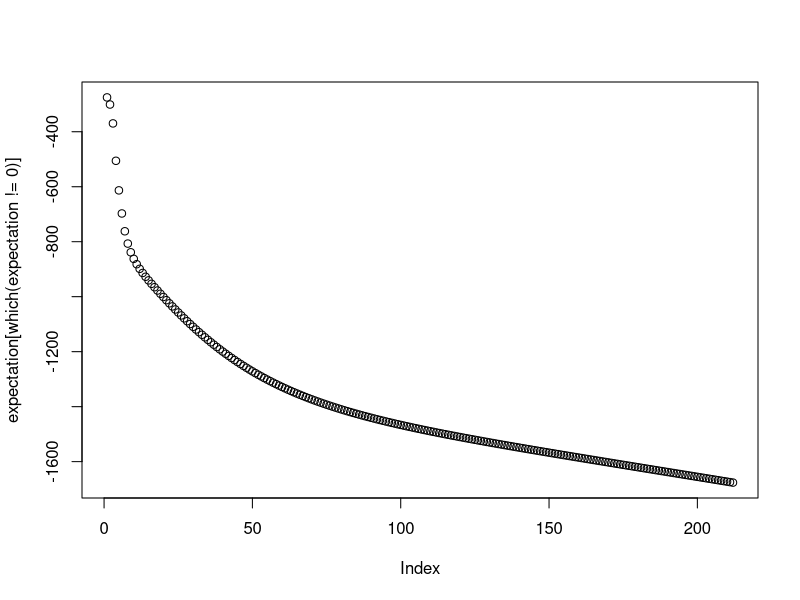
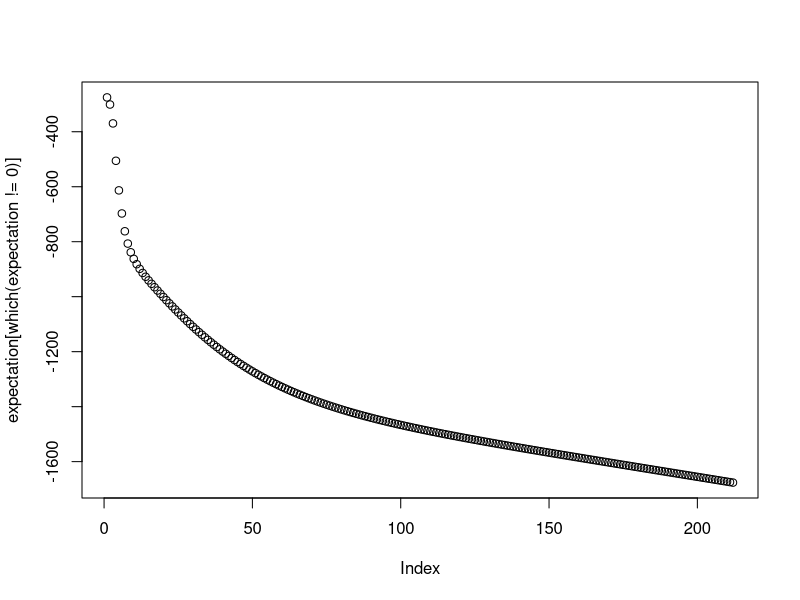
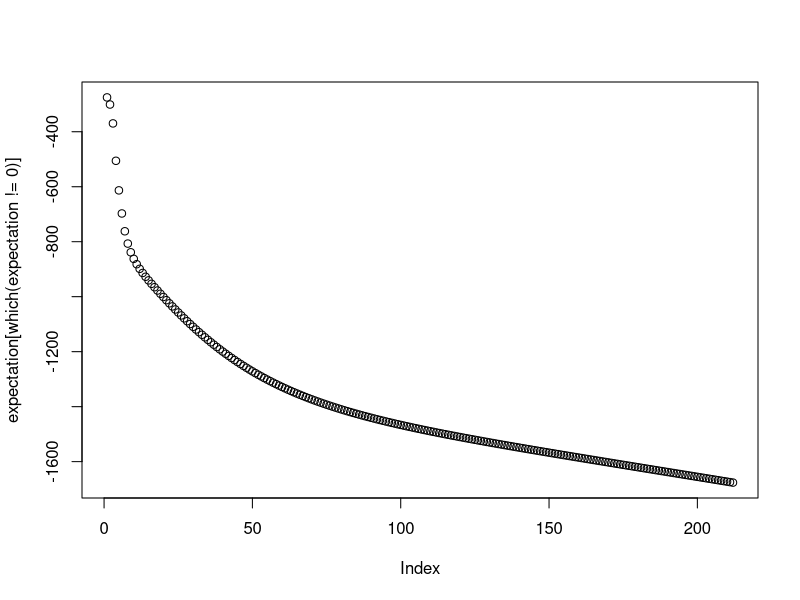
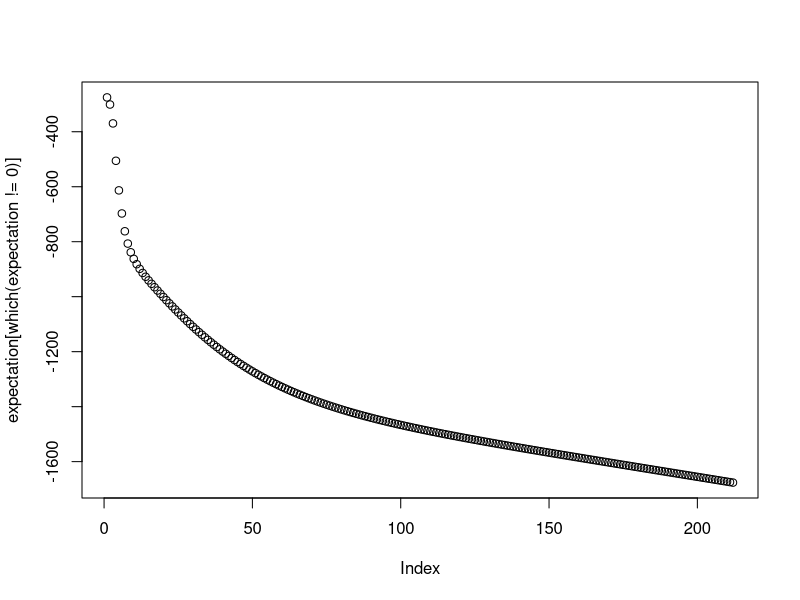
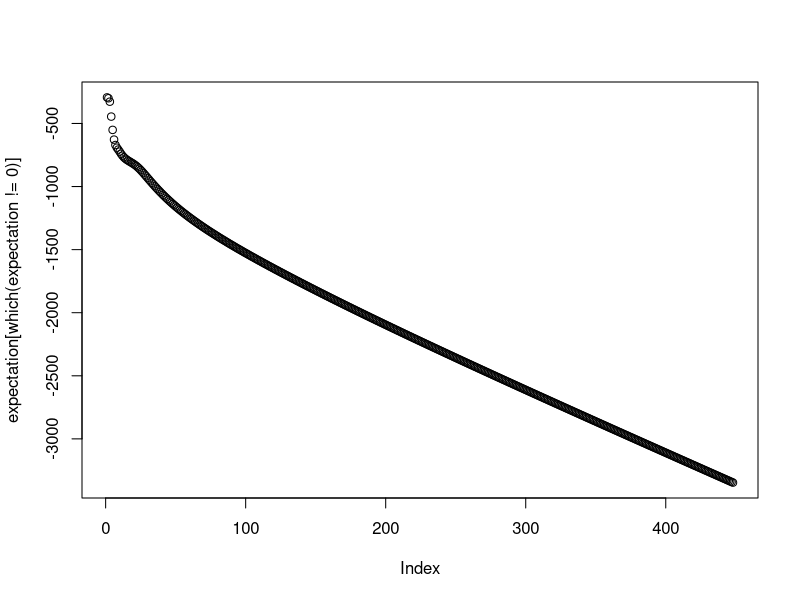
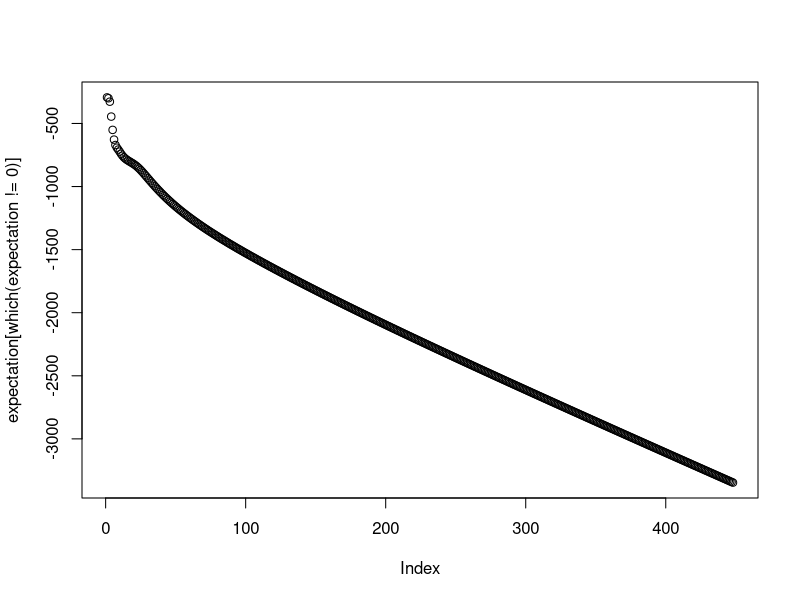
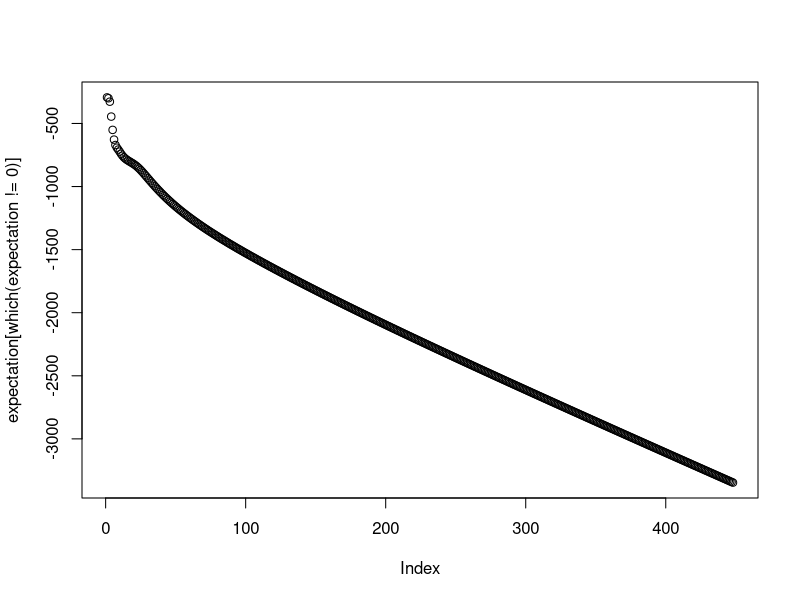
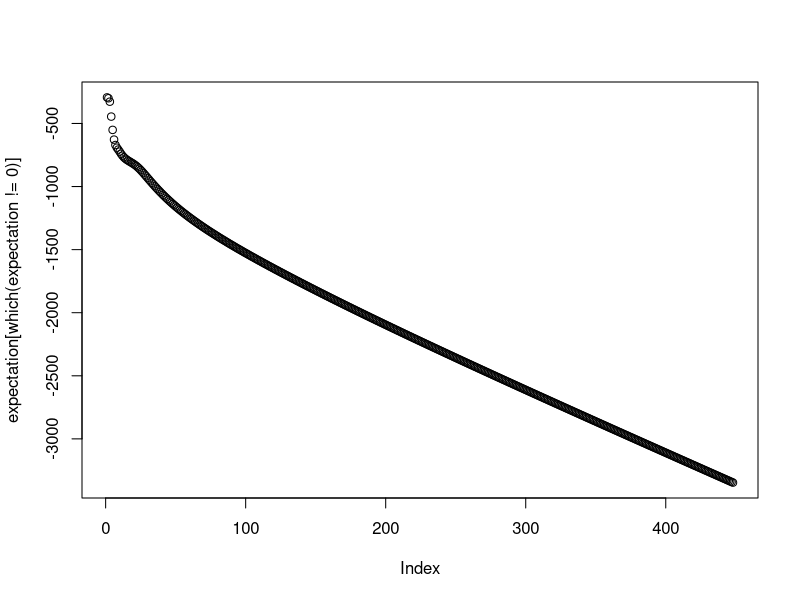

R code for these plots, in order: (Note: a time limit stopped this script after it produced the figures.)
########## Functions to be used in the simulation ################

A <- function(lambda, psi) {
  # Input: lambda: loading matrix of size p*k we have now
  #        psi: the variance matrix of size p*p of common factor we have now
  # Output: matrix A of size k*p (See definition in section 3.1)
  inv_mat <- solve(lambda %*% t(lambda) + psi)
  result <- t(lambda) %*% inv_mat
  return(result)
}

B <- function(lambda, psi) {
  # Input: lambda: loading matrix of size p*k we have now
  #        psi: the variance matrix of size p*p of common factor we have now
  # Output: B (See definition in section 3.1)
  k <- ncol(lambda)
  inv_mat <- solve(lambda %*% t(lambda) + psi)
  result <- diag(rep(1, k)) - t(lambda) %*% inv_mat %*% lambda
  return(result)
}

tr <- function(M){
  # Calculate the trace of matrix M
  return(sum(diag(M)))
}

E_step <- function(Y,lambda,psi){
  # Input: Y: the sample matrix of size n*p
  #        lambda: loading matrix of size p*k in current iteration
  #        psi: the common variance matrix of size p*p in current iteration
  # Output: The expectation in currect iteration (See equation (3.1) in section 3.1)
  n <- nrow(Y)
  mat_A <- A(lambda, psi)
  mat_B <- B(lambda, psi)
  result <- - n/2 * log(det(psi)) - 1/2 * tr(Y %*% solve(psi) %*% t(Y)) 
                            + tr(lambda %*% mat_A %*% t(Y) %*% Y %*% solve(psi)) 
                            - 1/2 * tr(lambda %*% ( n * mat_B + mat_A %*% t(Y) 
                                                       %*% Y %*% t(mat_A)) %*% t(lambda) %*% solve(psi))
  return(result)
}

psi_update <- function(lambda,psi,Y,j){
  # Input: lambda: loading matrix of size p*k we have now
  #        psi: the variance matrix of size p*p of common factor we have now
  #        Y: the response matrix of size n*p
  #        j: the element in (j,j) entry of matrix psi to update
  # Output: Updated psi[j,j]
  
  n <- nrow(Y)
  mat_A <- A(lambda,psi)
  mat_B <- B(lambda, psi)
  lambda_j <- lambda[j, ,drop = FALSE]
  Y.j <-Y[ ,j,drop = FALSE] # The j-th column of Y
  
  # Start calculating
  first_term <- (1/n) * t(Y.j) %*% Y.j
  second_term <- (-2/n) * lambda_j %*% mat_A %*% t(Y) %*% Y.j
  third_term <- (1/n) * lambda_j %*% (n * mat_B + mat_A %*% t(Y) %*% Y %*% t(mat_A)) %*% t(lambda_j)
  return(first_term + second_term + third_term)
}

psi_valid <- function(lambda,psi,Y){
  # Input: lambda: loading matrix of size p*k we have now
  #        psi: the variance matrix of size p*p of common factor we have now
  #        Y: the response matrix of size n*p
  # Output: True if psi is good to update (i.e in the concave region), False otherwise
  
  n <- nrow(Y)
  p <- ncol(Y)
  mat_A <- A(lambda,psi)
  mat_B <- B(lambda, psi)
  constraint <- numeric(length=p)
  for (j in 1:p){
    lambda_j <- lambda[j,,drop=FALSE]
    
    # Start calculating
    first_term <- (2/n) * sum(Y[,j]*Y[,j])
    second_term <- -(4/n) * lambda_j %*% as.matrix(rowSums(tcrossprod(mat_A,Y) 
                                                           %*% Y[,j, drop=FALSE]),ncol=1)
    third_term <- (2/n) * lambda_j %*% (n * mat_B + tcrossprod(mat_A,Y) 
                                        %*% tcrossprod(Y , mat_A)) %*% t(lambda_j)
    constraint[j]<- first_term + second_term + third_term
  }
  return(diag(psi)<=constraint)
}



lambda_update <- function(Y, lambda, psi, q){
  # Input: lambda: loading matrix of size p*k we have now
  #        psi: the variance matrix of size p*p of common factor we have now
  #        Y: the response matrix of size n*p
  #        q: the objective row of lambda to update
  # Output: Updated lambda[q, ]
  n <- nrow(Y)
  mat_A <- A(lambda,psi)
  mat_B <- B(lambda,psi)
  Y.q <- Y[ , q, drop = FALSE]
  result <- t(solve(n * mat_B + mat_A %*% t(Y) %*% Y %*% t(mat_A)) %*% mat_A %*% t(Y) %*% Y.q)
  return(result)
}

Standard_EM_update <- function(Y, m, initial_lambda, initial_psi){
  #### Input:
  ###    Y: nxp sample matrix
  ###    m: the order of the factor model
  ###    initial_loading: the initialization of the loading matrix used for the algorithm
  ###    initial_psi: the initialization of the psi-matrix used for the algorithm
  #### Output:
  ###    expectation: the expectation during updating
  ###    loading_result: the loading matrix after updating
  ###    psi_result: the psi-matrix after updating
  
  p <- ncol(Y)
  
  epsilon <- 0.001 # error tolerance
  n_max_iter <- 1000 # maximum iteration number
  
  
  step <- 0 # record the number of iterations
  loading_diff <- 1000 # Set a big difference in case smaller than tolerance at very beginning
  
  # Variables to store result
  expectation <- numeric(length = n_max_iter) # to store the expectation during updating
  
  ## Initialization
  lambda <- initial_lambda
  psi <- initial_psi
  
  while(loading_diff >= epsilon){
    step <- step + 1
    expectation[step] <- E_step(Y,lambda,psi)
    
    ## Update psi elementwisely
    psi_update_position <- which(psi_valid(lambda,psi,Y))
    for (j in psi_update_position){
      psi[j,j] <- psi_update(lambda,psi,Y,j)
    }
    #print(diag(psi))
    
    
    ## Update loading matrix using current psi rowwisely
    lambda_new <- matrix(0, nrow = p, ncol = m)
    for (j in 1:p){
      lambda_new[j,] <- lambda_update(Y, lambda, psi,j)
    }
    lambda_new[upper.tri(lambda_new)] <- 0
    #print(lambda_new)
    loading_diff <- norm(lambda_new - lambda, type = 'F')
    
    ## Update parameters
    lambda <- lambda_new
    
    if (step > n_max_iter){
      cli::cli_alert_warning('Failed to converge!')
      break
    }
  }
  lambda[abs(lambda) < 0.05] = 0
  plot(expectation[which(expectation != 0)])
  iter_to_converge <- length(expectation[which(expectation != 0)])
  result <- list(expectation[which(expectation != 0)], lambda, psi, iter_to_converge)
  return(result)
}

generate_sample <- function(n, p, real_lambda, real_psi){
  Y <- MASS::mvrnorm(n = n, mu = rep(0,p), Sigma = real_lambda %*% t(real_lambda) + real_psi) 
  return(Y)
}

display_result <- function(est_lambda, est_psi, real_lambda, real_psi, n, upper_triangle = TRUE, iterations){
  p <- nrow(real_lambda)
  m <- ncol(real_lambda)
  if (p < m){
    print('Bad model')
    return(0)
  }
  # Compute the sparsity of the est_lambda
  if (upper_triangle){
    sparsity <- (sum(est_lambda == 0) - (1/2) * (m - 1)^2) / (p * m)
  }
  
  # Compute MSE
  MSE <- (norm(est_lambda - real_lambda, type = "F") + norm(est_psi - real_psi, type = "F"))/(p + sum(real_lambda != 0))
  
  # Compute TPR
  real_zero_positions <- real_lambda == 0
  est_zero_positions <- est_lambda == 0
  true_positives <- real_zero_positions & est_zero_positions
  total_zeros_in_real <- sum(real_zero_positions)
  correctly_predicted_zeros <- sum(true_positives)
  if (upper_triangle){
    # If we enforce the est_lambda to be upper triangle
    TPR <- (correctly_predicted_zeros - (1/2) * (m - 1)^2) / (total_zeros_in_real - - (1/2) * (m - 1)^2)
  }
  else{
    TPR <- correctly_predicted_zeros / total_zeros_in_real
  }
  
  # Compute FPR
  false_positives <- (!real_zero_positions) & est_zero_positions
  total_non_zeros_in_real <- sum(!real_zero_positions)  
  false_positive_count <- sum(false_positives)
  FPR <- false_positive_count / total_non_zeros_in_real
  
  # summarize the result
  result <- c(n, p, m, sparsity, MSE, TPR, FPR, iterations)
  return(result)
}
################################################################################
set.seed(123)
N <- c(50,100,200,400,1000)

# loading 1
#p <- 6
#m <- 2
#real_lambda <- matrix(c(0.95,0,0.9,0,0.85,0,0,0.8,0,0.75,0,0.7), nrow = p, ncol = m, byrow = TRUE)
#real_psi <- diag(diag(diag(rep(1,p)) - real_lambda %*% t(real_lambda)))

p <- 12
m <- 4
real_lambda <- matrix(c(
  0.8, 0, 0, 0,
  0.8, 0, 0, 0,
  0.8, 0, 0, 0,
  0, 0.7, 0.7, 0,
  0, 0.7, 0.7, 0,
  0, 0.7, 0.7, 0,
  0.6, 0.6, 0, 0,
  0.6, 0.6, 0, 0,
  0.6, 0.6, 0, 0,
  0, 0, 0.5, 0.5,
  0, 0, 0.5, 0.5,
  0, 0, 0.5, 0.5
), nrow = 12, ncol = 4, byrow = TRUE)
real_psi <- diag(c(0.4, 0.4, 0.4, 0.2, 0.2, 0.2, 0.3, 0.3, 0.3, 0.3, 0.2, 0.3))


initial_lambda <- matrix(rep(1,p*m),nrow = p, ncol = m)
initial_psi <- diag(rep(1,p))
samples <- generate_sample(max(N),p, real_lambda, real_psi)

# Create an empty data frame with the specified column names
result.dataframe <- data.frame(
  n = numeric(),
  p = numeric(),
  m = numeric(),
  sparsity = numeric(),
  MSE = numeric(),
  TPR = numeric(),
  FPR = numeric(),
  iter_to_coverge = numeric()
)

# Display the empty data frame
print(df)


for (n in N){
  simulation_times <- 50
  M <- matrix(0, nrow = simulation_times, ncol = 8) # a matrix to store the simulation result and to calculate the mean
  for (i in 1:50){
    rows_to_extract <- sample(1:nrow(samples), n)
    Y <- samples[rows_to_extract, ,drop = FALSE]
    est_lambda <- Standard_EM_update(Y, m, initial_lambda, initial_psi)[[2]]
    est_psi <- Standard_EM_update(Y, m, initial_lambda, initial_psi)[[3]]
    iter_to_coverge <- Standard_EM_update(Y, m, initial_lambda, initial_psi)[[4]]
    Standard_EM_update(Y, m, initial_lambda, initial_psi)
    M[i,] <- display_result(est_lambda, est_psi, real_lambda, real_psi, n, upper_triangle = TRUE, iter_to_coverge)
  }
  aver_result <- colMeans(M)
  result.dataframe <- rbind(result.dataframe, data.frame(
    n = aver_result[1],
    p = aver_result[2],
    m = aver_result[3],
    sparsity = aver_result[4],
    MSE = aver_result[5],
    TPR = aver_result[6],
    FPR = aver_result[7],
    iter_to_coverge = aver_result[8]
  ))
}
saveRDS(result.dataframe, "C://Users//zhini//desktop//study material//A. Research Project//Master_Project//Outputs//thesis//Simulation code//result_standardEM_loading2.rds")
